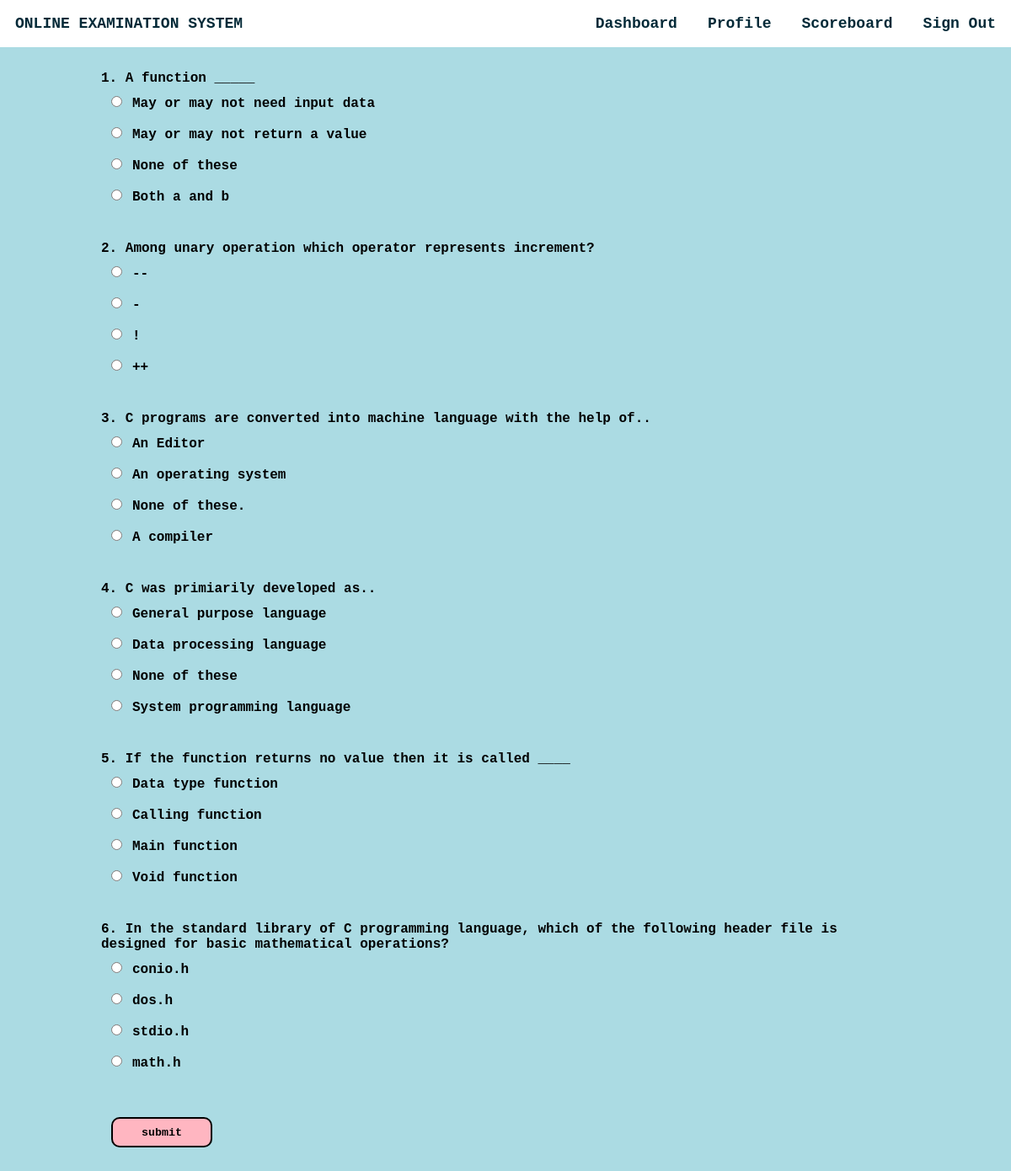
/takeq.php?qid=100 (signed in), run on the app's committed database.
### tables this page shows
CREATE TABLE IF NOT EXISTS `questions` (
  `qs` varchar(200) NOT NULL,
  `op1` varchar(30) NOT NULL,
  `op2` varchar(30) NOT NULL,
  `op3` varchar(30) NOT NULL,
  `answer` varchar(30) NOT NULL,
  `quizid` int(11) NOT NULL,
  UNIQUE KEY `qs` (`qs`)
);

### takeq.php (the view, shortened to what this page needs)
<html>
<head>
</head>
<?php
                $conn = mysqli_connect("localhost", "root", "", "project");if (!$conn) {
    echo "<script>alert(\"Database error retry after some time !\")</script>";
}
?>
<body style="margin: 0 !important;font-weight: bolder !important;font-family: 'Georgia', Georgia, monospace;color: #000000">
    <div style="background-color: #abdbe3;height: auto;">
        <div class="navbar" style="display: inline-flex;width: 100%;color:#042A38;position:fixed;">
            <section style="margin: 1.5vw;">ONLINE EXAMINATION SYSTEM</section>
            <ul style="display: inline-flex;padding: 0 !important;margin: 0;float: right;right: 0;position: fixed;width: 50vw;">
                <li onclick="dash()">Dashboard</li>
                <li onclick="prof()">Profile</li>
                <li onclick="score()">Scoreboard</li>
                <li onclick="lo()">Sign Out</li>
            </ul>
        </div><br><br>
        <section style="margin-top: 4vw;width:80vw;margin-left:10vw;margin-right:10vw">
        <?php
        if(isset($_GET["qid"])){
        $qid=$_GET["qid"];
            $sql ="select * from questions where quizid='{$qid}'";
            $res=mysqli_query($conn,$sql);
            if($res)
            {
                if(mysqli_num_rows($res)==0)
                {
                    echo "No questions found under this quiz please come later";
                }else{
                $i=1;
                $j=0;
                echo "<form method=\"POST\">";
                while ($row = mysqli_fetch_assoc($res)) {
                    echo $i.". ".$row["qs"]."<br>";
                    echo "<input type=\"radio\" value=\"".$j."\" name=\"ans".$i.$j."\">".$row["op1"]."<br>";
                    echo "<input type=\"radio\" value=\"".($j+1)."\" name=\"ans".$i.$j."\">".$row["op2"]."<br>";
                    echo "<input type=\"radio\" value=\"".($j+2)."\"name=\"ans".$i.$j."\">".$row["op3"]."<br>";
                    echo "<input type=\"radio\"value=\"".($j+3)."\" name=\"ans".$i.$j."\">".$row["answer"]."<br><br>";
                    $i++;
                    echo "<br>" ;
                }
                echo "<input id=\"btn\" type=\"submit\" name=\"submit\" value=\"submit\"><br><br><br>";
                echo "</form><br><br>";
            }
            }
            else
            {
                echo "error".mysqli_error($conn).".";
            }
     } ?>
        </section>
    </div>
</body>
</html>

### takeq.php (style rules this page uses)
li { margin: 1.5vw; }
ul { list-style: none; width: auto !important; }
.navbar { background-color:#fff !important; font-size: 1.5vw; }
input { margin:1vw; }
#btn { height: 3vw;width: 10vw;font-family: 'Georgia', Georgia, monospace;font-weight: bolder;border-radius: 10px;border: 2px solid black;background-color: lightpink; }

### data on the page
questions: qs "A function _____", op1 "May or may not need input data", op2 "May or may not return a value", op3 "None of these", answer "Both a and b"
questions: qs "Among unary operation which operator represents increment?", op1 "--", op2 "-", op3 "!", answer "++"
questions: qs "C programs are converted into machine language with the help of..", op1 "An Editor", op2 "An operating system", op3 "None of these.", answer "A compiler"
questions: qs "C was primiarily developed as..", op1 "General purpose language", op2 "Data processing language", op3 "None of these", answer "System programming language"
questions: qs "If the function returns no value then it is called ____", op1 "Data type function", op2 "Calling function", op3 "Main function", answer "Void function"
questions: qs "In the standard library of C programming language, which of the following header file is designed for basic mathematical operations?", op1 "conio.h", op2 "dos.h", op3 "stdio.h", answer "math.h"
